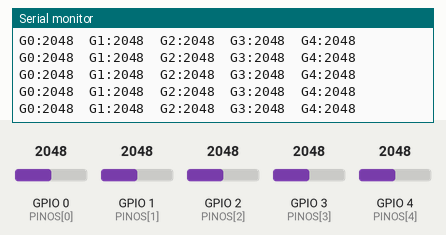
The sketch below on a simulated ESP32-C3. Parts: the last lines printed to the serial monitor. The test bench sets the inputs (shaded band); at power-on: GPIO 0 (PINOS[0]) = 2048, GPIO 1 (PINOS[1]) = 2048, GPIO 2 (PINOS[2]) = 2048, GPIO 3 (PINOS[3]) = 2048, GPIO 4 (PINOS[4]) = 2048.

Above: at 3.7 s.
3.8 s: GPIO 0 (PINOS[0]) set to 2866
At 3.84 s:
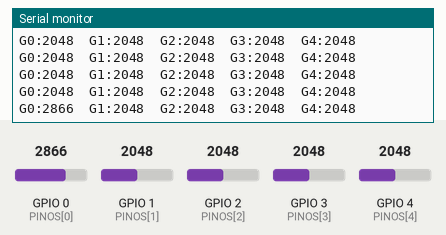
5.3 s: GPIO 1 (PINOS[1]) set to 2866
At 5.31 s:
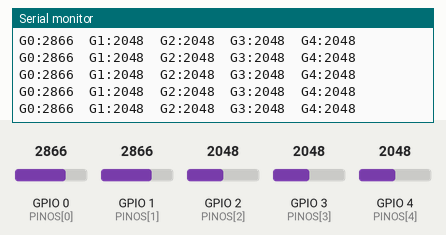
6.8 s: GPIO 2 (PINOS[2]) set to 2866
At 6.84 s:
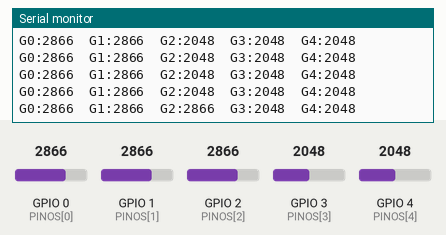
8.3 s: GPIO 3 (PINOS[3]) set to 2866
At 8.31 s:
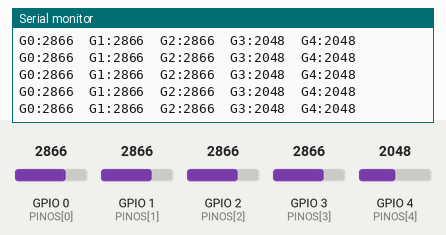
9.8 s: GPIO 4 (PINOS[4]) set to 2866
At 9.84 s:
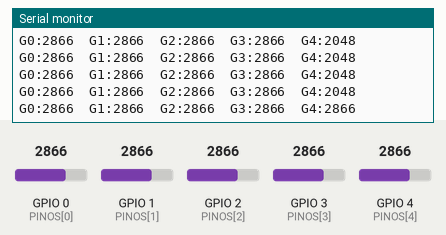
11.3 s: GPIO 0 (PINOS[0]) set to 3972
At 11.31 s:
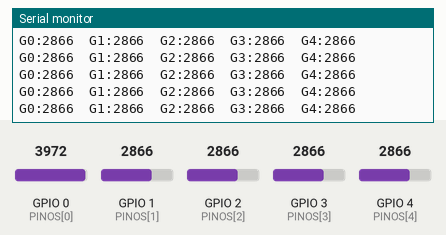
Timing chart, 0 to 13.8 s (numbered marks = the images above; inputs shaded):
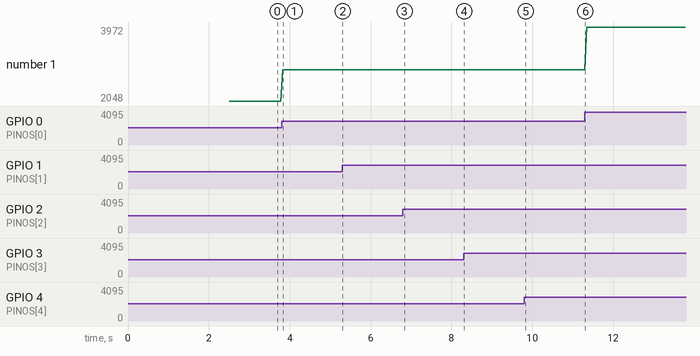

Measured:
- after the input at 3.8 s, the serial monitor: prints a new line at once (image 1)
- after the input at 6.8 s, the serial monitor: prints a new line at once (image 3)
- after the input at 9.8 s, the serial monitor: prints a new line at once (image 5)
- plotted number 1: 2048 → 2866 after the input at 3.8 s, 2866 → 3972 after the input at 11.3 s

The sketch:

util_varredura_adc.ino
```cpp
// ============================================================
// UTILITARIO — Varredura de TODOS os pinos ADC
// ============================================================
// Placa: ESP32-C3
// Objetivo: eliminar 100% a duvida "em qual pino o OUTPUT
//           do AD8232 esta plugado".
//
// Em vez de ler so o GPIO0, le os 5 pinos ADC1 do ESP32-C3
// (GPIO0, GPIO1, GPIO2, GPIO3, GPIO4) ao mesmo tempo.
// Nao importa onde o fio do OUTPUT esteja: a coluna que
// REAGIR (tremer quando voce toca / molha) denuncia o pino.
//
// Como usar:
//   1. Suba este sketch
//   2. Abra o Serial Monitor (115200) — formato em colunas
//      (ou Serial Plotter: cada pino vira uma linha do grafico)
//   3. Toque/molhe a entrada e veja QUAL coluna muda
// ============================================================

const int PINOS[] = {0, 1, 2, 3, 4};
const int N = sizeof(PINOS) / sizeof(PINOS[0]);

void setup() {
  Serial.begin(115200);
  delay(1000);
  Serial.println("=== Varredura ADC (GPIO0..GPIO4) ===");
  Serial.println("A coluna que VARIAR = pino onde o sinal entra");
  // Cabecalho (tambem serve de label no Serial Plotter)
  for (int i = 0; i < N; i++) {
    Serial.print("G");
    Serial.print(PINOS[i]);
    Serial.print(i < N - 1 ? "\t" : "\n");
  }
  delay(1500);
}

void loop() {
  for (int i = 0; i < N; i++) {
    Serial.print("G");
    Serial.print(PINOS[i]);
    Serial.print(":");
    Serial.print(analogRead(PINOS[i]));
    Serial.print(i < N - 1 ? "\t" : "\n");
  }
  delay(50);
}
```
